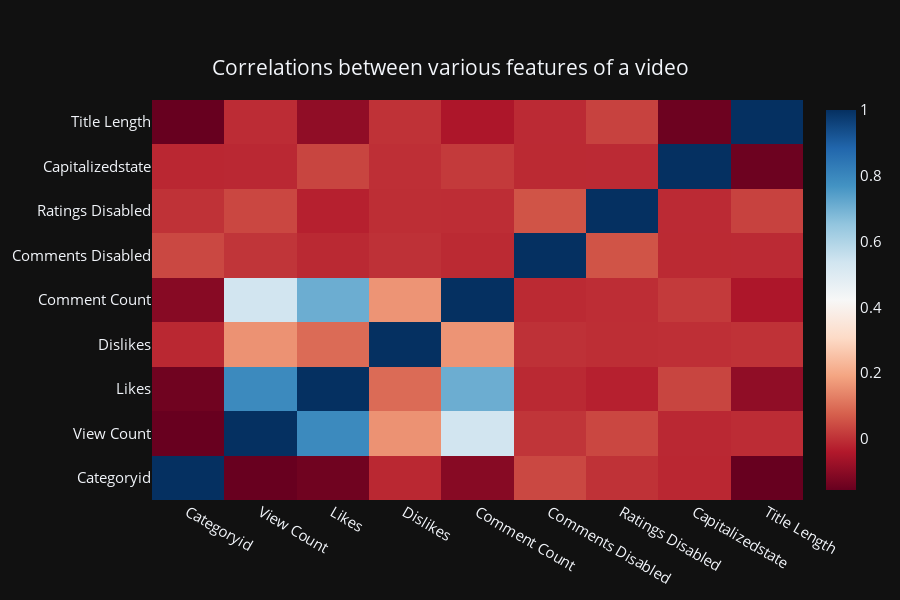

The notebook cell saved with this chart:
### Markdown cell above
## Correlations between various features of a video

### Code cell
data = df.corr()
h_labels = [x.replace('_', ' ').title() for x in 
            list(df.select_dtypes(include=['number', 'bool']).columns.values)]

fig = go.Figure(data=[go.Heatmap(z=data.values,
                              x=h_labels,
                              y=h_labels,
                              colorscale = 'RdBu'
                             )])

# fig.update_traces(
#                   marker=dict(line=dict(width=2)), showlegend=False)

fig.update_layout(template='plotly_dark',
                  font=dict(size=15), 
                  width=900,
                  height=600
                  )

fig.show();


# fig, ax = plt.subplots(figsize=(10,6));
# sns.heatmap(df.corr(), annot=True, xticklabels=h_labels, yticklabels=h_labels, ax=ax);

### Figure 1 — Plotly figure (JSON) as saved in the notebook; plotly's stock layout.template omitted (floating-point values rounded to 4 significant figures)
{"data": [{"colorscale": [[0, "rgb(103,0,31)"], [0.1, "rgb(178,24,43)"], [0.2, "rgb(214,96,77)"], [0.3, "rgb(244,165,130)"], [0.4, "rgb(253,219,199)"], [0.5, "rgb(247,247,247)"], [0.6, "rgb(209,229,240)"], [0.7, "rgb(146,197,222)"], [0.8, "rgb(67,147,195)"], [0.9, "rgb(33,102,172)"], [1, "rgb(5,48,97)"]], "type": "heatmap", "x": ["Categoryid", "View Count", "Likes", "Dislikes", "Comment Count", "Comments Disabled", "Ratings Disabled", "Capitalizedstate", "Title Length"], "y": ["Categoryid", "View Count", "Likes", "Dislikes", "Comment Count", "Comments Disabled", "Ratings Disabled", "Capitalizedstate", "Title Length"], "z": [[1, -0.1538, -0.1411, -0.01394, -0.1063, 0.03715, 0.002318, -0.01502, -0.1549], [-0.1538, 1, 0.7925, 0.1595, 0.5356, 0.006718, 0.03666, -0.01377, -0.006655], [-0.1411, 0.7925, 1, 0.09513, 0.7089, -0.01267, -0.02713, 0.03213, -0.09145], [-0.01394, 0.1595, 0.09513, 1, 0.163, 0.0001561, -0.004373, -0.002347, 0.001559], [-0.1063, 0.5356, 0.7089, 0.163, 1, -0.01094, -0.005701, 0.01469, -0.04688], [0.03715, 0.006718, -0.01267, 0.0001561, -0.01094, 1, 0.05688, -0.01076, -0.01018], [0.002318, 0.03666, -0.02713, -0.004373, -0.005701, 0.05688, 1, -0.01018, 0.02861], [-0.01502, -0.01377, 0.03213, -0.002347, 0.01469, -0.01076, -0.01018, 1, -0.1456], [-0.1549, -0.006655, -0.09145, 0.001559, -0.04688, -0.01018, 0.02861, -0.1456, 1]]}], "layout": {"font": {"size": 15}, "height": 600, "title": {"text": "Correlations between various features of a video", "x": 0.5, "xanchor": "center", "y": 0.9, "yanchor": "top"}, "width": 900}}
